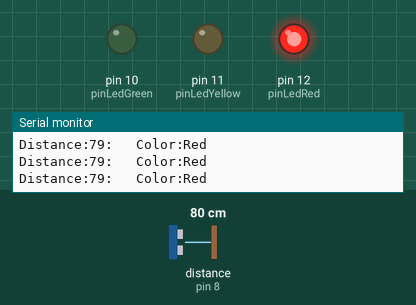
Simulated run of this sketch. Board: Arduino Uno, built with avr-gcc and run on an emulated ATmega328P. Parts: output pins drawn as LEDs (lit = HIGH), the last lines printed to the serial monitor. Wiring (inferred from the names in the program): ultrasonic range finder: trigger pin 7; echo pin 8. The inputs (shaded band) are chosen by the test bench; at power-on: distance to the obstacle (sensor on pin 8) 80 cm. The echo pulse lasts 58.3 µs per cm; pins used as bus, display or sensor lines are not drawn.

Above: at 4.2 s.
4.3 s: distance to the obstacle (sensor on pin 8) set to 170 cm
5.8 s: distance to the obstacle (sensor on pin 8) set to 178 cm
At 7.0 s:
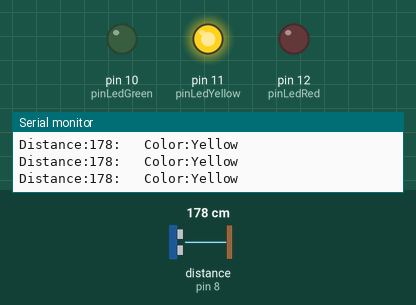
7.3 s: distance to the obstacle (sensor on pin 8) set to 2 cm
At 8.0 s:
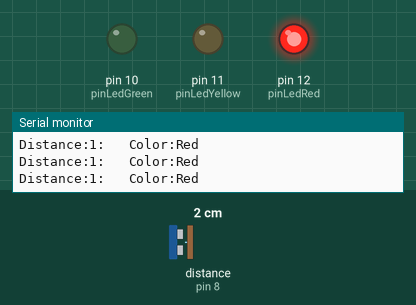
8.9 s: distance to the obstacle (sensor on pin 8) set to 250 cm
At 9.9 s:
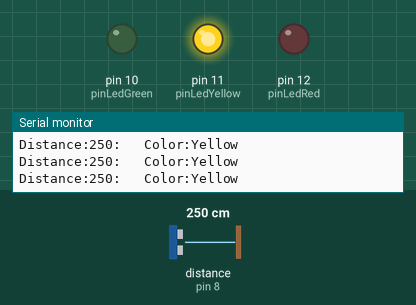
Timing chart, 0 to 11.4 s (numbered marks = the images above; inputs shaded):
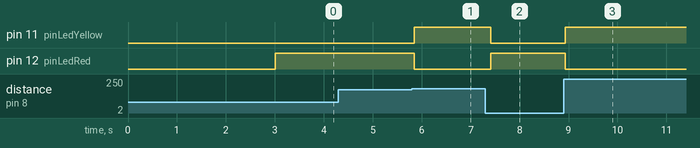

Measured:
- the behaviour switches between 175 and 176 cm on distance to the obstacle (sensor on pin 8) (found by bisection; images 0 and 1)
- after the input at 5.8 s, pin 11 (pinLedYellow): LOW → HIGH after 0.05 s; pin 12 (pinLedRed): HIGH → LOW after 0.05 s
- after the input at 7.3 s, pin 11 (pinLedYellow): HIGH → LOW after 0.11 s; pin 12 (pinLedRed): LOW → HIGH after 0.11 s
- after the input at 8.9 s, pin 11 (pinLedYellow): LOW → HIGH at once; pin 12 (pinLedRed): HIGH → LOW at once

The sketch:

StopLight.ino
```cpp
/*
Stop Light Code v. 1.0
By Richard Noordam
Richard.Noordam@gmail.com
Based on several base modules cobbled together.
*/

#define pinLedRed 12
#define pinLedYellow 11
#define pinLedGreen 10
#define TRIGGER 7
#define ECHO    8
#define theDelay 250
int redDistance;
int greenDistance;
int misReadValue;
int retDistance;
int compareDistance;

void setup() {
  //initialize values
  redDistance = 175;
  greenDistance = 350;
  misReadValue = 0;
  // set serial baud rate
  Serial.begin (9600);
  // set pin modes
  pinMode(pinLedRed, OUTPUT);     // Initialize RedLed pin as an output
  pinMode(pinLedYellow, OUTPUT);     // Initialize the Yellow pin as an output
  pinMode(pinLedGreen, OUTPUT);     // Initialize the Green pin as an output
  pinMode(TRIGGER, OUTPUT);
  pinMode(ECHO, INPUT);
  // set start position of LED pins
  digitalWrite(pinLedRed, LOW);     // turn Red off
  digitalWrite(pinLedYellow, LOW);  // turn Yellow off
  digitalWrite(pinLedGreen, LOW);   // turn Green off
  delay(3000);
}

// the loop function runs over and over again forever

// get distance from hc-sr04 ultrasonic distance sensor.
int getDistance(){
 long duration, distance;
  digitalWrite(TRIGGER, LOW);
  delayMicroseconds(2);
  digitalWrite(TRIGGER, HIGH);
  delayMicroseconds(10);
  digitalWrite(TRIGGER, LOW);
  duration = pulseIn(ECHO, HIGH);
  distance = (duration/2) / 29.1;
  return (int)distance;
}
// turn on yellow LED
void yellowOn(){
    //Serial.println("Yellow");
    digitalWrite(pinLedGreen, LOW);    // turn Green OFF
    digitalWrite(pinLedYellow, HIGH);   // turn Yellow ON
    digitalWrite(pinLedRed, LOW);      // turn Red OFF
}
// turn on green LED
void greenOn(){
    //Serial.println("Green");
    digitalWrite(pinLedGreen, HIGH);    // turn Green on
    digitalWrite(pinLedYellow, LOW);   // turn Yellow OFF
    digitalWrite(pinLedRed, LOW);      // turn Red OFF
}
// turn on red LED
void redOn(){
    //Serial.println("Red");
    digitalWrite(pinLedGreen, LOW);    // turn Green OFF
    digitalWrite(pinLedYellow, LOW);   // turn Yellow OFF
    digitalWrite(pinLedRed, HIGH);      // turn Red ON
}

String returnColor(int myDistance){
  String retColor = "ERROR";
  if (myDistance > 0 and myDistance < redDistance){
    retColor = "Red";
  }
  if (myDistance >= redDistance and myDistance < greenDistance){
    retColor = "Yellow";
  }
  if (myDistance >= greenDistance){
    retColor = "Green";
  }
  if (retColor == "ERROR"){
    Serial.print("NoColor: Error, Range Failure:");
    Serial.println(myDistance);
    retColor = "Green";
  }
  return retColor;
}
String color;

void loop() {

  retDistance = getDistance();
  Serial.print("Distance:");
  Serial.print(retDistance);
  color = returnColor(retDistance);
  Serial.print(":   Color:");
  Serial.println(color);
  // turn on green if long distance
  if (color == "Green"){
    greenOn();
  }
  if (color == "Yellow"){
    yellowOn();
  }
  if (color == "Red"){
    redOn();
  }
  delay(theDelay);
}
```
